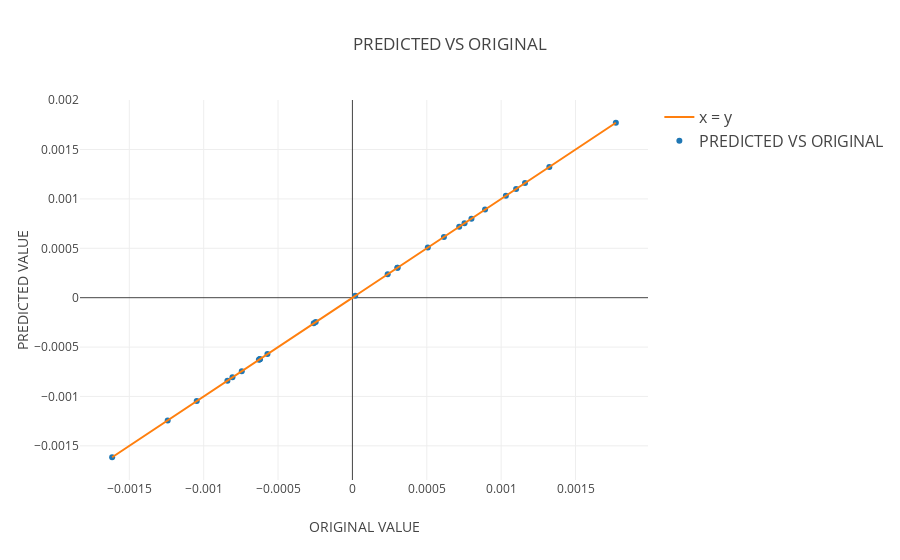

The notebook cell this image was saved under:
### Markdown cell above
## SCATTER PLOT FOR OLS ##

### Code cell
trace1 = go.Scatter(
    x=predict_ols,
    y= Y_test,
    mode='markers',
    name = 'PREDICTED VS ORIGINAL',
    line=dict(shape='linear')
)
trace2 = go.Scatter(
    x= Y_test,
    y= Y_test,
    mode='lines',
    name = 'x = y',
    line=dict(shape='linear')
)
data = [trace1, trace2]
layout = dict(
    title='PREDICTED VS ORIGINAL',
    yaxis = dict(
        title='PREDICTED VALUE'
    ),
    xaxis = dict(
        title='ORIGINAL VALUE'
    ),
    legend=dict(
        traceorder='reversed',
        font=dict(size=16)
    )
)
fig = dict(data=data, layout=layout)
plot.iplot(fig, filename='SCATTER PLOT FOR OLS')

### Figure 1 — Plotly figure (JSON) as saved in the notebook; plotly's stock layout.template omitted (floating-point values rounded to 4 significant figures)
{"data": [{"line": {"shape": "linear"}, "mode": "markers", "name": "PREDICTED VS ORIGINAL", "type": "scatter", "x": [0.0002371, -0.0005714, -0.000247, 0.0003021, 0.0007537, -0.0006233, 0.001771, -0.0006226, -0.000744, 0.001101, 0.0008917, 0.0007179, 0.0006153, -0.0008405, -0.001616, 0.001324, 0.0008004, 0.001161, 0.000304, -0.001047, -0.001242, -0.0006236, 0.001032, -0.0008068, -0.0002599, 0.000507, -0.000629, 1.89e-05], "y": [0.0002371, -0.0005714, -0.000247, 0.000302, 0.0007537, -0.0006233, 0.001771, -0.0006226, -0.000744, 0.001101, 0.0008917, 0.0007179, 0.0006153, -0.0008405, -0.001616, 0.001324, 0.0008004, 0.001161, 0.000304, -0.001047, -0.001242, -0.0006236, 0.001032, -0.0008068, -0.0002599, 0.000507, -0.000629, 1.89e-05]}, {"line": {"shape": "linear"}, "mode": "lines", "name": "x = y", "type": "scatter", "x": [0.0002371, -0.0005714, -0.000247, 0.000302, 0.0007537, -0.0006233, 0.001771, -0.0006226, -0.000744, 0.001101, 0.0008917, 0.0007179, 0.0006153, -0.0008405, -0.001616, 0.001324, 0.0008004, 0.001161, 0.000304, -0.001047, -0.001242, -0.0006236, 0.001032, -0.0008068, -0.0002599, 0.000507, -0.000629, 1.89e-05], "y": [0.0002371, -0.0005714, -0.000247, 0.000302, 0.0007537, -0.0006233, 0.001771, -0.0006226, -0.000744, 0.001101, 0.0008917, 0.0007179, 0.0006153, -0.0008405, -0.001616, 0.001324, 0.0008004, 0.001161, 0.000304, -0.001047, -0.001242, -0.0006236, 0.001032, -0.0008068, -0.0002599, 0.000507, -0.000629, 1.89e-05]}], "layout": {"legend": {"font": {"size": 16}, "traceorder": "reversed"}, "title": "PREDICTED VS ORIGINAL", "xaxis": {"title": "ORIGINAL VALUE"}, "yaxis": {"title": "PREDICTED VALUE"}}}
